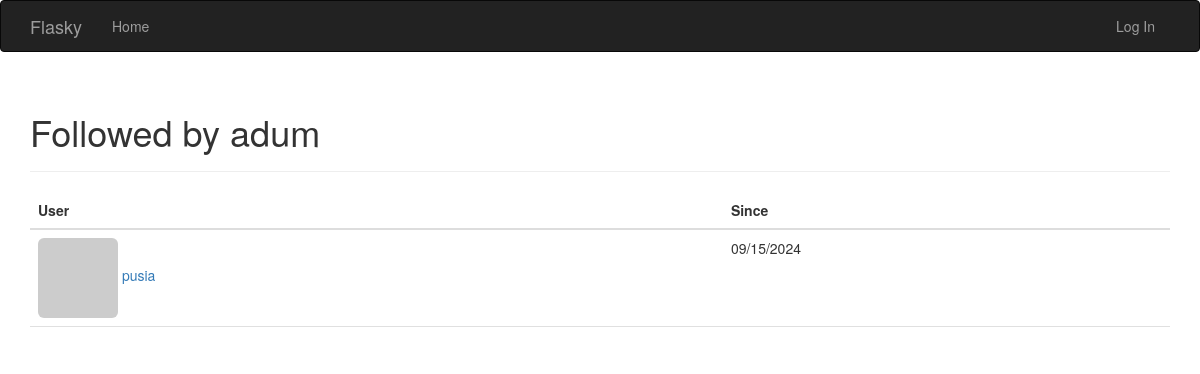
The page /followed_by/adum on the database its author committed.
### app/models.py (models this page shows, shortened)
class User(UserMixin, db.Model):
    __tablename__ = "users"
    id = db.Column(db.Integer, primary_key=True)
    username = db.Column(db.String(64), unique=True, index=True)
    name = db.Column(db.String(64))
    location = db.Column(db.String(64), unique=False)
    about_me = db.Column(db.Text())
    member_since = db.Column(db.DateTime(), default=datetime.utcnow)
    last_seen = db.Column(db.DateTime(), default=datetime.utcnow)
    password_hash = db.Column(db.String(256))
    role_id = db.Column(db.Integer, db.ForeignKey("roles.id"))
    posts = db.relationship("Post", backref='author', lazy='dynamic')
    followed = db.relationship('Follow',
                               foreign_keys=[Follow.follower_id],
                               backref=db.backref('follower', lazy='joined'),
                               lazy='dynamic',
                               cascade='all, delete-orphan')
    followers = db.relationship('Follow', foreign_keys=[Follow.followed_id],
                               backref=db.backref('followed', lazy='joined'),
                               lazy='dynamic',
                               cascade='all, delete-orphan')
    @property
    def password(self):
        raise AttributeError("You cant read field password")
    def gravatar(self, size_):
        hash = hashlib.md5(self.username.encode('utf-8')).hexdigest()
        rating, default, size = 'g', 'identicon', size_
        url = 'http://secure.gravatar.com/avatar'
        return f"{url}/{hash}?s={size}&d={default}&r={rating}"

class Follow(db.Model):
    __tablename__ = 'follows'
    follower_id = db.Column(db.Integer, db.ForeignKey('users.id'), primary_key=True)
    followed_id = db.Column(db.Integer, db.ForeignKey('users.id'), primary_key=True)
    timestamp = db.Column(db.DateTime, default=datetime.utcnow)

### app/main/views.py (the view)
@main.route('/followed_by/<username>')
def followed_by(username):
    user = User.query.filter_by(username=username).first()
    if user is None:
        flash('Invalid user.')
        return redirect(url_for('.index'))
    follows = [{'user': item.followed, 'timestamp': item.timestamp}
               for item in user.followed.all()]  # Removed pagination
    return render_template('followers.html', user=user, title="Followed by",
                           endpoint='.followed_by', follows=follows)

### app/auth/views.py (called while the page is built)
@auth.before_app_request
def before_request():
    if current_user.is_authenticated:
        current_user.ping()

### app/main/__init__.py (called while the page is built)
@main.app_context_processor
def inject_permissions():
    return dict(Permission=Permission)

### app/templates/followers.html (shortened to what this page needs)
{% extends "base.html" %}
{% block page_content %}
<div class="page-header">
    <h1>{{ title }} {{ user.username }}</h1>
</div>
<table class="table table-hover followers">
    <thead><tr><th>User</th><th>Since</th></tr></thead>
    {% for follow in follows %}
    <tr>
        <td>
            <a href="{{ url_for('.user', username=follow.user.username) }}">
                <img class="img-rounded" src="{{ follow.user.gravatar(size_=32) }}">
                {{ follow.user.username }}
            </a>
        </td>
        <td>{{ moment(follow.timestamp).format('L') }}</td>
    </tr>
    {% endfor %}
</table>
{% endblock %}

### app/static/styles.css (style rules this page uses)
.table.followers tr { border-bottom: 1px solid #e0e0e0; }

### rows shown on the page
User: username "adum"
User: user.username "pusia"
Follow: timestamp "09/15/2024"

### other values the page prints
{{ title }} "Followed by"
